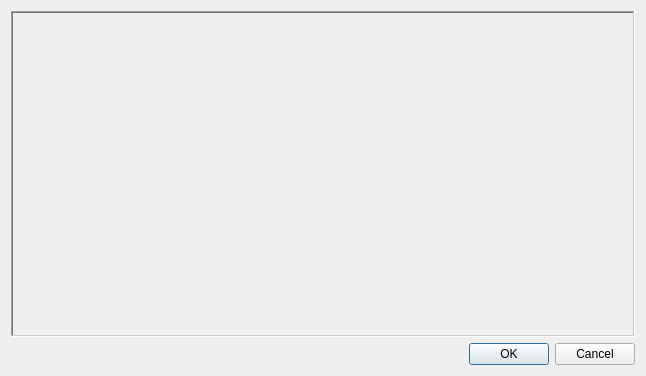
<?xml version="1.0" encoding="UTF-8"?>
<ui version="4.0">
 <class>TrimDialog</class>
 <widget class="QDialog" name="TrimDialog">
  <property name="geometry">
   <rect>
    <x>0</x>
    <y>0</y>
    <width>646</width>
    <height>376</height>
   </rect>
  </property>
  <property name="windowTitle">
   <string>Trimming</string>
  </property>
  <layout class="QVBoxLayout" name="verticalLayout_2">
   <item>
    <widget class="QFrame" name="frame">
     <property name="sizePolicy">
      <sizepolicy hsizetype="Preferred" vsizetype="Expanding">
       <horstretch>0</horstretch>
       <verstretch>0</verstretch>
      </sizepolicy>
     </property>
     <property name="frameShape">
      <enum>QFrame::Shape::WinPanel</enum>
     </property>
     <property name="frameShadow">
      <enum>QFrame::Shadow::Sunken</enum>
     </property>
     <layout class="QVBoxLayout" name="verticalLayout">
      <property name="leftMargin">
       <number>0</number>
      </property>
      <property name="topMargin">
       <number>0</number>
      </property>
      <property name="rightMargin">
       <number>0</number>
      </property>
      <property name="bottomMargin">
       <number>0</number>
      </property>
      <item>
       <widget class="ImageWidget" name="widget" native="true">
        <property name="sizePolicy">
         <sizepolicy hsizetype="Preferred" vsizetype="Preferred">
          <horstretch>0</horstretch>
          <verstretch>0</verstretch>
         </sizepolicy>
        </property>
       </widget>
      </item>
     </layout>
    </widget>
   </item>
   <item>
    <layout class="QHBoxLayout" name="horizontalLayout">
     <item>
      <spacer name="horizontalSpacer">
       <property name="orientation">
        <enum>Qt::Orientation::Horizontal</enum>
       </property>
       <property name="sizeHint" stdset="0">
        <size>
         <width>40</width>
         <height>20</height>
        </size>
       </property>
      </spacer>
     </item>
     <item>
      <widget class="QPushButton" name="pushButton">
       <property name="text">
        <string>OK</string>
       </property>
      </widget>
     </item>
     <item>
      <widget class="QPushButton" name="pushButton_2">
       <property name="text">
        <string>Cancel</string>
       </property>
      </widget>
     </item>
    </layout>
   </item>
  </layout>
 </widget>
 <customwidgets>
  <customwidget>
   <class>ImageWidget</class>
   <extends>QWidget</extends>
   <header>ImageWidget.h</header>
   <container>1</container>
  </customwidget>
 </customwidgets>
 <resources/>
 <connections>
  <connection>
   <sender>pushButton</sender>
   <signal>clicked()</signal>
   <receiver>TrimDialog</receiver>
   <slot>accept()</slot>
   <hints>
    <hint type="sourcelabel">
     <x>289</x>
     <y>283</y>
    </hint>
    <hint type="destinationlabel">
     <x>266</x>
     <y>283</y>
    </hint>
   </hints>
  </connection>
  <connection>
   <sender>pushButton_2</sender>
   <signal>clicked()</signal>
   <receiver>TrimDialog</receiver>
   <slot>reject()</slot>
   <hints>
    <hint type="sourcelabel">
     <x>382</x>
     <y>280</y>
    </hint>
    <hint type="destinationlabel">
     <x>397</x>
     <y>280</y>
    </hint>
   </hints>
  </connection>
 </connections>
</ui>
